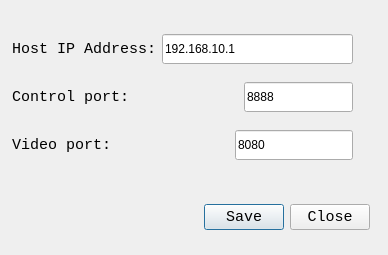
<?xml version="1.0" encoding="UTF-8"?>
<ui version="4.0">
 <class>SetupDialog</class>
 <widget class="QDialog" name="SetupDialog">
  <property name="geometry">
   <rect>
    <x>0</x>
    <y>0</y>
    <width>388</width>
    <height>255</height>
   </rect>
  </property>
  <property name="minimumSize">
   <size>
    <width>388</width>
    <height>255</height>
   </size>
  </property>
  <property name="maximumSize">
   <size>
    <width>388</width>
    <height>255</height>
   </size>
  </property>
  <property name="windowTitle">
   <string>Dialog</string>
  </property>
  <widget class="QWidget" name="">
   <property name="geometry">
    <rect>
     <x>12</x>
     <y>22</y>
     <width>341</width>
     <height>151</height>
    </rect>
   </property>
   <layout class="QVBoxLayout" name="verticalLayout">
    <item>
     <layout class="QHBoxLayout" name="horizontalLayout">
      <item>
       <widget class="QLabel" name="label">
        <property name="font">
         <font>
          <family>Consolas</family>
          <pointsize>11</pointsize>
         </font>
        </property>
        <property name="text">
         <string>Host IP Address:</string>
        </property>
       </widget>
      </item>
      <item>
       <widget class="QLineEdit" name="ipAddr">
        <property name="maximumSize">
         <size>
          <width>200</width>
          <height>30</height>
         </size>
        </property>
        <property name="text">
         <string>192.168.10.1</string>
        </property>
       </widget>
      </item>
     </layout>
    </item>
    <item>
     <layout class="QHBoxLayout" name="horizontalLayout_3">
      <item>
       <widget class="QLabel" name="label_2">
        <property name="font">
         <font>
          <family>Consolas</family>
          <pointsize>11</pointsize>
         </font>
        </property>
        <property name="text">
         <string>Control port:</string>
        </property>
       </widget>
      </item>
      <item>
       <spacer name="horizontalSpacer">
        <property name="orientation">
         <enum>Qt::Horizontal</enum>
        </property>
        <property name="sizeHint" stdset="0">
         <size>
          <width>18</width>
          <height>20</height>
         </size>
        </property>
       </spacer>
      </item>
      <item>
       <widget class="QLineEdit" name="controlPort">
        <property name="maximumSize">
         <size>
          <width>300</width>
          <height>30</height>
         </size>
        </property>
        <property name="text">
         <string>8888</string>
        </property>
       </widget>
      </item>
     </layout>
    </item>
    <item>
     <layout class="QHBoxLayout" name="horizontalLayout_2">
      <item>
       <widget class="QLabel" name="label_3">
        <property name="font">
         <font>
          <family>Consolas</family>
          <pointsize>11</pointsize>
         </font>
        </property>
        <property name="text">
         <string>Video port:</string>
        </property>
       </widget>
      </item>
      <item>
       <spacer name="horizontalSpacer_2">
        <property name="orientation">
         <enum>Qt::Horizontal</enum>
        </property>
        <property name="sizeHint" stdset="0">
         <size>
          <width>18</width>
          <height>20</height>
         </size>
        </property>
       </spacer>
      </item>
      <item>
       <widget class="QLineEdit" name="videoPort">
        <property name="maximumSize">
         <size>
          <width>300</width>
          <height>30</height>
         </size>
        </property>
        <property name="text">
         <string>8080</string>
        </property>
       </widget>
      </item>
     </layout>
    </item>
   </layout>
  </widget>
  <widget class="QWidget" name="">
   <property name="geometry">
    <rect>
     <x>9</x>
     <y>201</y>
     <width>361</width>
     <height>33</height>
    </rect>
   </property>
   <layout class="QHBoxLayout" name="horizontalLayout_4">
    <item>
     <spacer name="horizontalSpacer_3">
      <property name="orientation">
       <enum>Qt::Horizontal</enum>
      </property>
      <property name="sizeHint" stdset="0">
       <size>
        <width>148</width>
        <height>20</height>
       </size>
      </property>
     </spacer>
    </item>
    <item>
     <widget class="QPushButton" name="saveButton">
      <property name="font">
       <font>
        <family>Consolas</family>
        <pointsize>11</pointsize>
       </font>
      </property>
      <property name="text">
       <string>Save</string>
      </property>
     </widget>
    </item>
    <item>
     <widget class="QPushButton" name="closeButton">
      <property name="font">
       <font>
        <family>Consolas</family>
        <pointsize>11</pointsize>
       </font>
      </property>
      <property name="text">
       <string>Close</string>
      </property>
     </widget>
    </item>
   </layout>
  </widget>
 </widget>
 <resources/>
 <connections/>
</ui>
